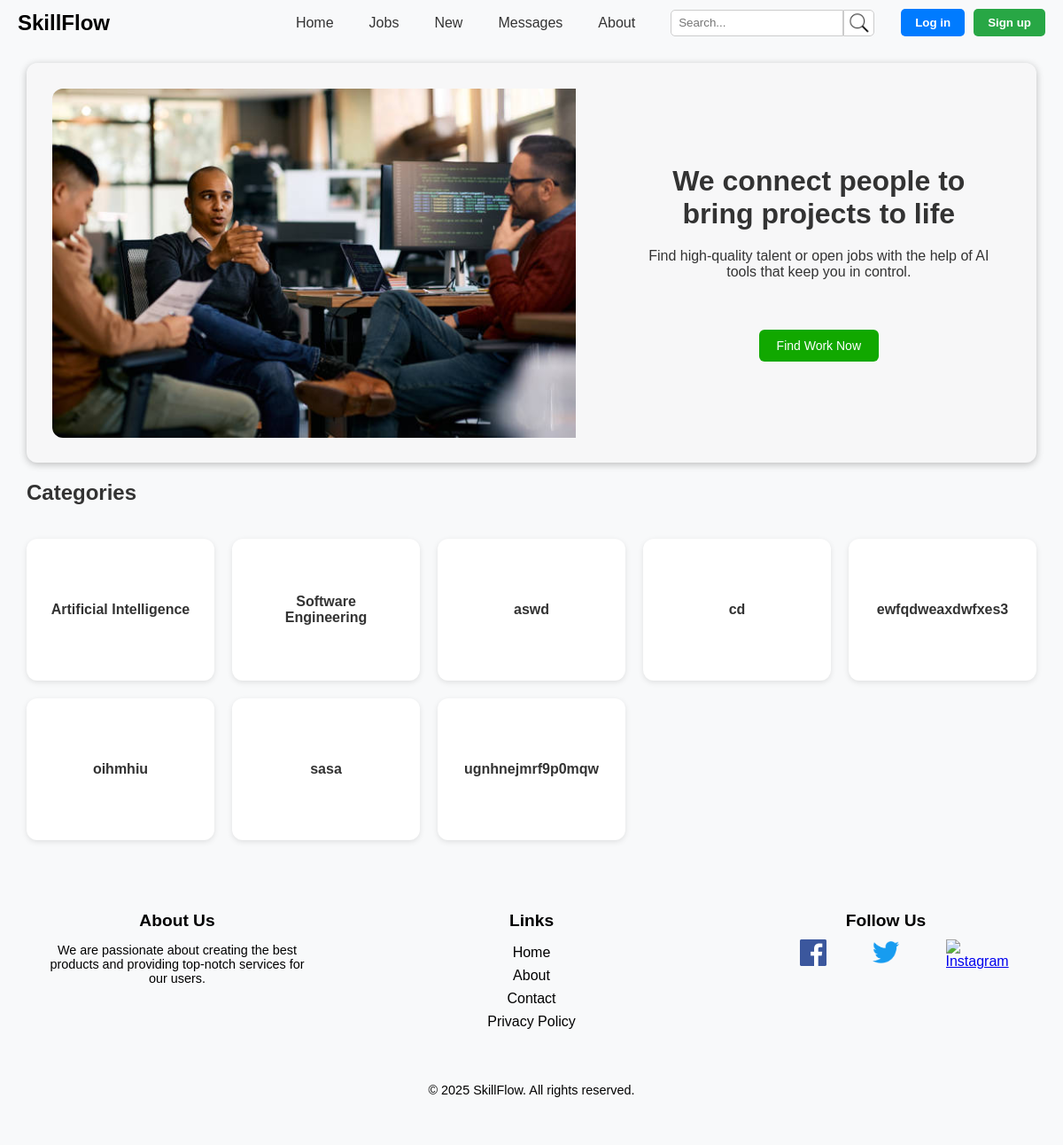
The page /Pages/index.php on the database as committed earlier.
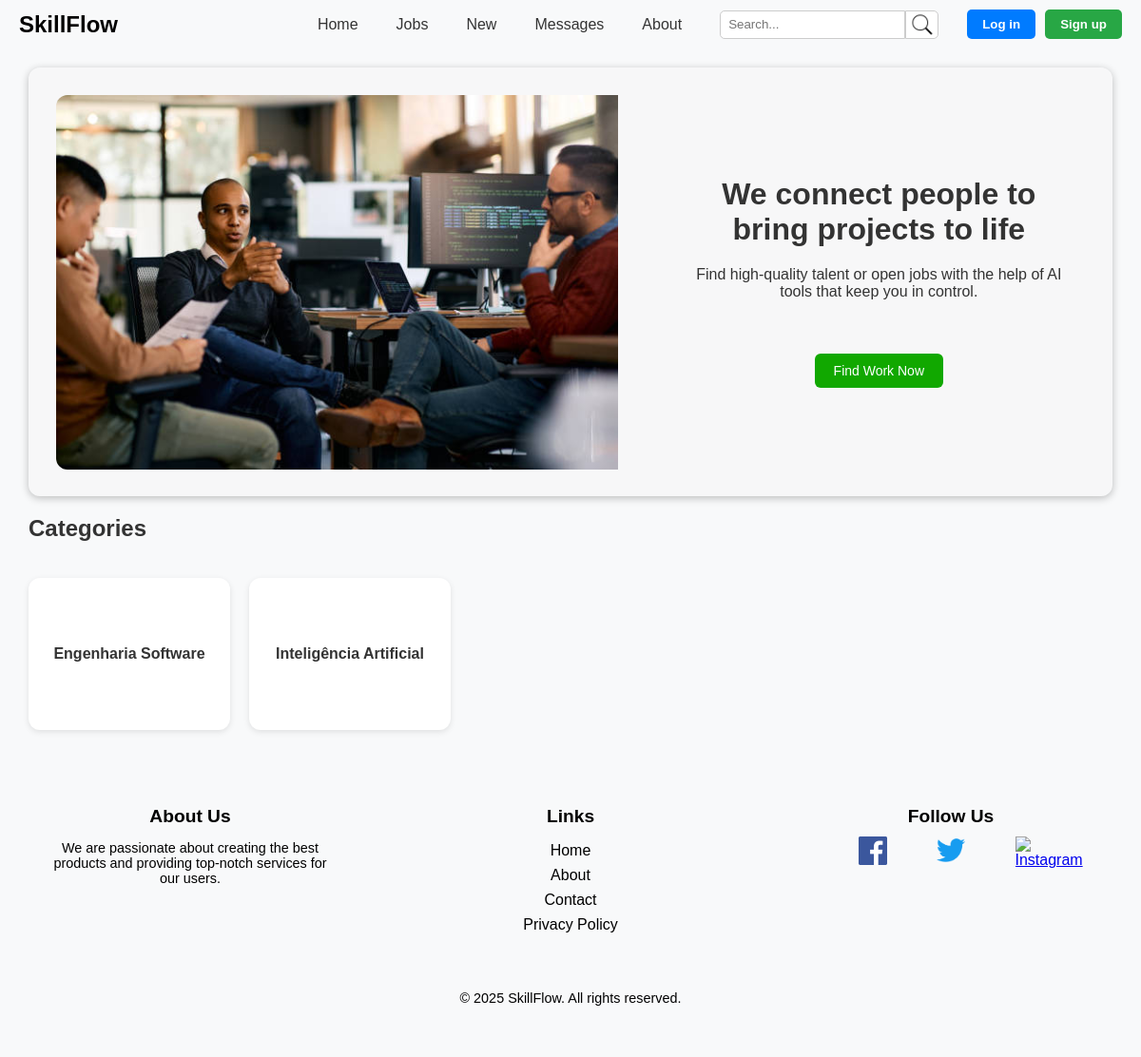
The same page on the database as committed later.
### tables this page shows
CREATE TABLE "Category" (
    id INTEGER PRIMARY KEY AUTOINCREMENT NOT NULL,
    name TEXT NOT NULL,
    description TEXT NOT NULL
);

### Utils/Session.php (called while the page is built, shortened)
<?php
  class Session {
    public function isLoggedIn() : bool {
      return isset($_SESSION['id']);
    }
  }
?>

### Pages/index.php (the view, shortened to what this page needs)
<?php
  require_once('../Templates/common_template.php');
  require_once(__DIR__ . '/../Utils/Session.php');
  $session = new Session();
  $db = getDatabaseConnection();
  $stmt = $db->query("SELECT name FROM Category ORDER BY name");
  $categories = $stmt->fetchAll(PDO::FETCH_ASSOC);
?>
<?php
drawHeader($session);
?>
<!DOCTYPE html>
<html lang="en">
<head>
  <link rel="stylesheet" href="../css/index.css">
  <link rel="stylesheet" href="../css/navbar.css">
  <link rel="stylesheet" href="../css/footer.css">
</head>
<body>
  <div class="container">
    <div class="image-section">
      <img src="../assets/images/team.jpg" alt="Team Image">
    </div>
    <div class="text-section">
      <h1>We connect people to bring projects to life </h1>
      <p>Find high-quality talent or open jobs with the help of AI tools that keep you in control.</p> <br><br>
      <a href="jobs.php">
        <button>Find Work Now</button>
      </a>
    </div>
  </div>
  <section class="categories-section">
  <h2>Categories</h2> <br>
  <div class="categories-grid">
    <?php foreach ($categories as $category):
      $name = htmlspecialchars($category['name']);
    ?>
      <form action="jobs_by_category.php" method="get" class="category-card">
        <button type="submit" style="width: 100%; height: 100%; border:none; background:none;">
          <span><?= $name ?></span>
        </button>
      </form>
    <?php endforeach; ?>
  </div>
</section>
</body>
</html>
<?php
drawFooter($session);
?>

### Templates/common_template.php (shortened to what this page needs)
<?php
function drawHeader(Session $session) {
    ?>
    <!DOCTYPE html>
    <html lang="en">
    <head>
        <link rel="stylesheet" href="../css/navbar.css" />
        <link rel="stylesheet" href="../css/jobs.css" />
        <link rel="stylesheet" href="../css/footer.css" />
        <link rel="stylesheet" href="../css/service.css" />
    </head>
    <body>
        <header class="navbar">
            <div class="logo">
                <a href="index.php" class="logo">SkillFlow</a>
            </div>
            <div class="nav-right">
                <nav class="menu">
                    <a href="index.php">Home</a>
                    <a href="jobs.php">Jobs</a>
                    <a href="newjobs.php">New</a>
                    <a href="conversations.php">Messages</a>
                    <a href="about.php">About</a>
                    <div class="search-bar">
                        <input type="text" placeholder="Search..." class="search-input" id="searchInput" />
                        <button type="button" class="search-button" onclick="handleSearch()">
                            <img src="../assets/icons/search.png" alt="Search" />
                        </button>
                    </div>
                </nav>
                <div class="auth-buttons" id="authButtons">
                    <?php if ($session->isLoggedIn()): ?>
                    <div class="profile-dropdown-container">
                        <div id="profileCircle" class="profile-circle" onclick="toggleDropdown()">
                            <?php
                                require_once(__DIR__ . '/../database/connection.php');
                                require_once(__DIR__ . '/../database/userClass.php');
                                $db = getDatabaseConnection();
                                $user = User::getUser($db, $session->getId());
                                if ($user === null) {
                                    header('Location: login.php');
                                    exit();
                                }
                                if ($user->profile_picture_id):
                            ?>
                            <img src="../Actions/images/originals/<?= htmlspecialchars((string)$user->profile_picture_id) ?>.jpg" alt="Profile Picture" />
                            <?php else: ?>
                            <img src="../assets/icons/user.png" alt="Profile" />
                            <?php endif; ?>
                        </div>
                        <div id="profileDropdown" class="dropdown-menu" style="display: none;">
                            <a href="profile.php">Go to Profile</a>
                            <a href="../Actions/Action_Logout.php">Logout</a>
                        </div>
                    </div>
                    <?php else: ?>
                    <button class="login" id="loginButton" onclick="window.location.href='login.php'">Log in</button>
                    <button class="signup" id="signupButton" onclick="window.location.href='register.php'">Sign up</button>
                    <?php endif; ?>
                </div>
            </div>
        </header>
    <?php
}
function drawFooter() {
    ?>
    <footer class="footer">
        <div class="footer-content">
            <div class="footer-section">
                <h3>About Us</h3>
                <p>We are passionate about creating the best products and providing top-notch services for our users.</p>
            </div>
            <div class="footer-section">
                <h3>Links</h3>
                <ul>
                    <li><a href="index.php">Home</a></li>
                    <li><a href="about.php">About</a></li>
                    <li><a href="#">Contact</a></li>
                    <li><a href="#">Privacy Policy</a></li>
                </ul>
            </div>
            <div class="footer-section">
                <h3>Follow Us</h3>
                <div class="social-icons">
                    <a href="https://www.facebook.com/seu-usuario" class="social-icon" target="_blank">
                        <img src="../assets/icons/facebook-icon.png" alt="Facebook">
                    </a>
                    <a href="https://twitter.com/seu-usuario" class="social-icon" target="_blank">
                        <img src="../assets/icons/twitter-logo.png" alt="Twitter">
                    </a>
                    <a href="https://www.instagram.com/seu-usuario" class="social-icon" target="_blank">
                        <img src="../assets/icons/instagram-logo.png" alt="Instagram">
                    </a>
                </div>
            </div>
        </div>
        <div class="footer-bottom">
            <p>&copy; 2025 SkillFlow. All rights reserved.</p>
        </div>
    </footer>
    </body>
    </html>
    <?php
}
    ?>

### css/navbar.css (style rules this page uses)
.logo { font-size: 1.5rem; font-weight: bold; color: black; text-decoration: none; cursor: pointer; flex-shrink: 0; }
.navbar { display: flex; align-items: center; justify-content: space-between; padding: 10px 20px; background-color: #f8f9fa; flex-wrap: nowrap; }
.nav-right { display: flex; align-items: center; gap: 30px; }
.menu { display: flex; align-items: center; gap: 40px; }
.menu a { text-decoration: none; color: #333; }
.search-bar { display: flex; align-items: center; height: 30px; }
.search-input { padding: 8px; border: 1px solid #ccc; border-radius: 5px 0 0 5px; outline: none; height: 100%; box-sizing: border-box; }
.search-button { background-color: white; border: 1px solid #ccc; padding: 0; border-radius: 0 5px 5px 0; cursor: pointer; outline: none; height: 100%; width: 35px; display: flex; align-items: center; justify-content: center; }
.search-button img { max-width: 100%; max-height: 100%; }
.auth-buttons { display: flex; align-items: center; gap: 10px; flex-shrink: 0; }
.login { background-color: #007bff; color: white; font-weight: bold; border: none; padding: 8px 16px; border-radius: 5px; cursor: pointer; }
.signup { background-color: #28a745; color: white; font-weight: bold; border: none; padding: 8px 16px; border-radius: 5px; cursor: pointer; }

### css/jobs.css (style rules this page uses)
body { font-family: Arial, sans-serif; margin: 0; padding: 0; background-color: #f8f9fa; overflow-x: hidden; }
h1, h2 { margin: 0; }
button { cursor: pointer; font-family: inherit; }

### css/footer.css (style rules this page uses)
.footer { background-color: #f8f9fa; padding: 40px 0; text-align: center; }
.footer-content { display: flex; justify-content: space-around; margin-bottom: 20px; flex-wrap: wrap; }
.footer-section { flex: 1; max-width: 300px; padding: 0 20px; }
.footer-section h3 { font-size: 1.2rem; margin-bottom: 10px; color: black; }
.footer-section p { font-size: 0.9rem; color: black; }
.footer-section ul { list-style-type: none; padding: 0; }
.footer-section ul li { margin: 8px 0; }
.footer-section ul li a { color: black; text-decoration: none; }
.social-icons { display: flex; justify-content: space-evenly; }
.social-icon { width: 30px; height: 30px; display: inline-block; }
.social-icon img { width: 100%; height: 100%; object-fit: contain; }
.footer-bottom { padding-top: 10px; font-size: 0.9rem; }

### css/index.css (style rules this page uses)
body { font-family: Arial, sans-serif; margin: 0; padding: 0; }
h1, h2 { margin: 0; }
button { cursor: pointer; }
.container { display: flex; background-color: #f0f0f034; border-radius: 12px; overflow: hidden; width: 95%; margin: 20px auto; box-shadow: 0 2px 8px rgba(0, 0, 0, 0.247); }
.image-section { width: 60%; margin: 2.5%; }
.image-section img { width: 100%; height: 100%; object-fit: cover; display: block; border-top-left-radius: 12px; border-bottom-left-radius: 12px; }
.text-section { width: 40%; padding: 20px; display: flex; flex-direction: column; justify-content: center; text-align: center; margin: 2.5%; }
.text-section p { margin: 0 0 20px; font-size: 16px; color: #333; }
.text-section h1 { margin: 0 0 20px; color: #333; }
.text-section button { padding: 10px 20px; background-color: #11a800; color: white; border: none; border-radius: 6px; cursor: pointer; font-size: 14px; transition: background-color 0.3s; display: inline-block; }
.categories-section h2 { color: #333; margin-bottom: 20px; }
.categories-section { width: 95%; margin: 20px auto; }
.categories-grid { display: grid; grid-template-columns: repeat(5, 1fr); gap: 20px; }
.category-card { background-color: white; border-radius: 12px; padding: 20px; height: 120px; box-shadow: 0 2px 6px rgba(0, 0, 0, 0.1); display: flex; justify-content: center; align-items: center; cursor: pointer; transition: transform 0.3s ease; text-align: center; }
.category-card button { width: 100%; height: 100%; border: none; background: none; cursor: pointer; font-size: 1rem; font-weight: bold; color: #333; }
.category-card span { pointer-events: none; }

Rows that differ between the two databases and show on the page:
removed category: name "Software Engineering"
removed category: name "aswd"
removed category: name "cd"
removed category: name "ewfqdweaxdwfxes3"
removed category: name "oihmhiu"
removed category: name "sasa"
removed category: name "ugnhnejmrf9p0mqw"
changed category: name "Artificial Intelligence" → "Engenharia Software"
added category: name "Inteligência Artificial"
